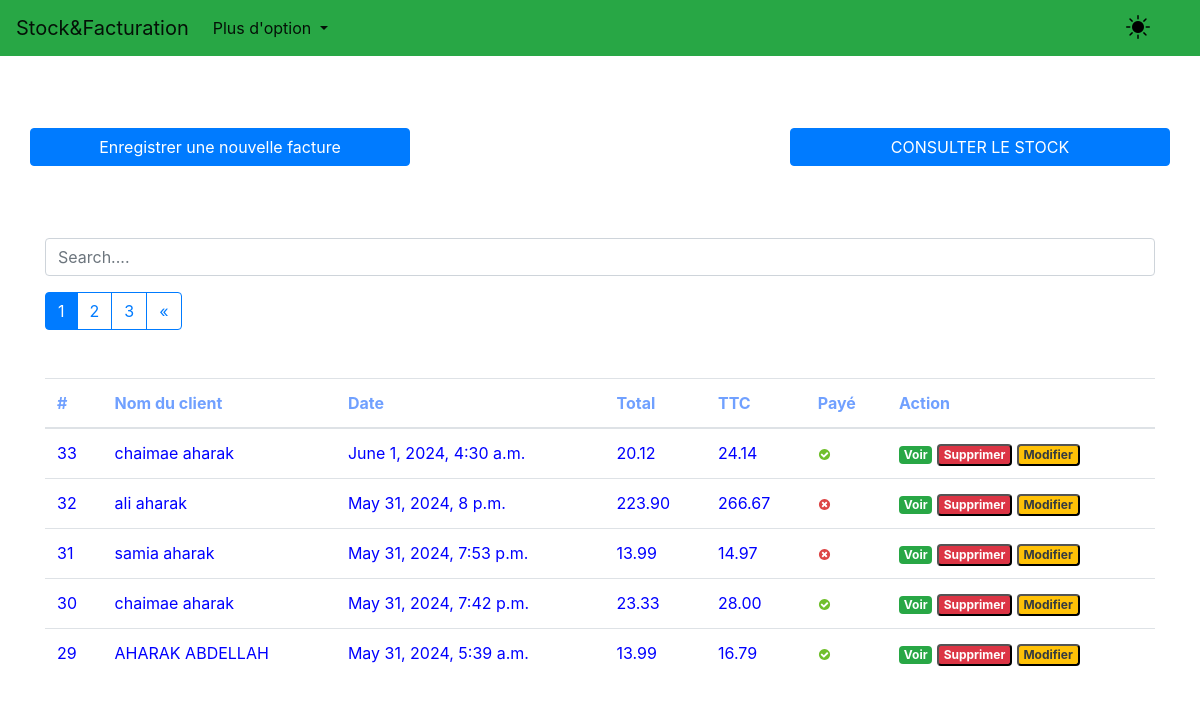
The page /home on the database its author committed.
### app/models.py (models this page shows, shortened)
class Facture(models.Model):
     ModeType={
          ('C', _('CHEQUE')),
          ('E', _('ESPACE')),
     }
     client = models.CharField(max_length=132)
     Nemero = models.IntegerField()
     facture_date_time = models.DateTimeField(auto_now_add=True)
     total =  models.DecimalField(max_digits =10 , decimal_places=2)# Exemple avec 10 chiffres au maximum et 2 chiffres après la virgule
     last_update_date = models.DateTimeField(null = True, blank=True)
     paid = models.BooleanField(default=False)
     TTC = models.DecimalField(max_digits =10 , decimal_places=2)
     TYPE =  models.CharField(max_length=1, choices=ModeType)
     class Meta:
          verbose_name = "Facture"
          verbose_name_plural ="Factures"

### app/views.py (the view, shortened to what this page needs)
# urls.py: path('home' ,views.HomeView.as_view() , name='Home'),
class HomeView(View):
    template_name="home.html"
    factures = Facture.objects.all().order_by('-facture_date_time')
    context={
        'factures': factures
    }
    def get(self, request, *args, **kwargs):
        items = pagination(request, self.factures)
        self.context['factures'] = items
        return render(request, self.template_name,self.context)

### app/utils.py (called while the page is built)
def pagination(request, factures):
        default_page = 1
        page = request.GET.get('page', default_page)
        items_per_page = 5
        paginator = Paginator(factures, items_per_page)
        try:
            items_page = paginator.page(page)
        except PageNotAnInteger:
            items_page = paginator.page(default_page)
        except EmptyPage:
            items_page = paginator.page(paginator.num_pages)
        return items_page

### app/templates/home.html (shortened to what this page needs)
{% extends "index.html" %}
{% load static %}
{% block content %}
<br><br>
<div class="row">
   <a href="{% url 'Facture' %}" class="btn col-md-4 btn-primary">
      Enregistrer une nouvelle facture
   </a>
   <a href="#" class="btn col-md-4">
   </a>
   <a href="{% url 'Stock' %}" class="btn col-md-4 btn-primary">
       CONSULTER LE STOCK
   </a>
</div>
<br><br><br>
<div class="form-group ">
    <input id="search" class="form-control" type="text" placeholder="Search....">
  </div>
  <div>
    <table class="table table-striped-colums">
      <thead>
         <tr>
             <th scope="col">#</th>
             <th scope="col">Nom du client</th>
             <th scope="col">Date</th>
             <th scope="col">Total</th>
             <th scope="col">TTC</th>
             <th scope="col">Payé</th>
             <th scope="col">Action</th>
         </tr>
     </thead>
       <tbody id="myTable" style="color: #0000FF;">
        {% if factures %}
        {% for facture in factures %}
        <tr>
           <td scope="row">{{ facture.pk }}</td>
           <td>{{facture.client}}</td>
           <td>{{facture.facture_date_time }}</td>
           <td>{{facture.total }}</td>
           <td>{{facture.TTC }}</td>
           <td>
              {% if facture.paid %}
              <img src="{% static 'img/icon-yes.svg' %}" alt="True">
              {% else %}
              <img src="{% static 'img/icon-no.svg' %}" alt="False">
              {% endif %}
           </td>
           <td>
              <a href="{% url 'facture' pk=facture.pk  %}" title="Detail" class="badge text-white bg-success m-30">Voir</a>
              <button id="btn-invoice-sup" type="button" data-toggle="modal" data-target="#supprimer"
                 class="badge text-white bg-danger m-20" title="Supprimer" data-id="{{ facture.pk }}"
                 data-customer="{{facture.client}}">Supprimer
              </button>
              <button id="btn-invoice-mod" type="button" data-toggle="modal" title="Modifier" data-target="#modifier"
                 data-id="{{facture.pk}}" data-customer="{{facture.client}}"
                 class="badge text-dark bg-warning m-20"> Modifier
              </button>
           </td>
        </tr>
        {% endfor %}
        {% if factures.has_other_pages %}
         <div class="btn-group" role="group" aria-label="Item pagination">
           {% for page_number in factures.paginator.page_range %}
              {% if factures.number == page_number %}
                 <button class="btn btn-outline-primary active">
                    <span> {{page_number}} <span class="sr-only">(current)</span></span>
                 </button>
                 {% else %}
                    <a href="?page={{page_number}}" class="btn btn-outline-primary">
                       {{ page_number }}
                    </a>
              {% endif %}
           {% endfor %}
           {% if factures.has_next %}
              <a href="?page={{ factures.next_page_number }}" class="btn btn-outline-primary">&laquo;</a>
           {% endif %}
        </div>
        {% endif %}
        <br><br><br>
            {% else %}
        <p class="text-center text-primary">No factures found.</p>
        {% endif %}
      </tbody>
      </table>
    </div>
      <br><br>
{% endblock content %}

### app/templates/index.html (shortened to what this page needs)
<!DOCTYPE html>
{% load static %}
<html lang="en">
<head>
     <link rel="stylesheet" href="https://cdn.jsdelivr.net/npm/bootstrap@4.6.2/dist/css/bootstrap.min.css"
>
     <link rel="stylesheet" href="{% static 'css/bootstrap.css' %}">
     <link rel="stylesheet" href="{% static 'css/style.css' %}">
     <link href='https://unpkg.com/boxicons@2.1.4/css/boxicons.min.css' rel='stylesheet'>
     <link rel="stylesheet" href="https://cdnjs.cloudflare.com/ajax/libs/font-awesome/4.7.0/css/font-awesome.min.css">
     <link rel="stylesheet" href="https://cdn.jsdelivr.net/npm/bootstrap-icons@1.3.0/font/bootstrap-icons.css" />
</head>
<body>
   <header>
   <nav class="navbar navbar-expand-lg navbar-light bg-success navIcon">
    <a class="navbar-brand" href="{% url 'Home' %}"> Stock&Facturation </a>
    <div class="collapse navbar-collapse" id="navbarNavDropdown">
      <ul class="navbar-nav">
        <li class="nav-item dropdown active">
          <a class="nav-link dropdown-toggle"  id="navbarDropdownMenuLink" data-toggle="dropdown" aria-haspopup="true" aria-expanded="false" >
           Plus d'option
          </a>
        </li>
        <li class="nav-item ">
          <i class="bi bi-brightness-high-fill" id="toggleDark"></i>
        </li>
      </ul>
    </div>
  </nav>
  </header>
  <div class="container">
    <div class="wrapper">
      <br>
    </div>
  </div>
  <div class="container">
    {% block content %}
    {% endblock content %}
  </div>
</body>
</html>

### static/css/style.css (style rules this page uses)
table th { color: #70a0ff; }
.navIcon { position: relative; }
.navIcon i { position: absolute; right: 50px; top: 50%; font-size: 24px; transform: translateY(-50%); }

### rows shown on the page
Facture: pk "33", client "chaimae aharak", facture_date_time "June 1, 2024, 4:30 a.m.", total "20.12", TTC "24.14", paid True (drawn)
Facture: pk "32", client "ali aharak", facture_date_time "May 31, 2024, 8 p.m.", total "223.90", TTC "266.67", paid False (drawn)
Facture: pk "31", client "samia aharak", facture_date_time "May 31, 2024, 7:53 p.m.", total "13.99", TTC "14.97", paid False (drawn)
Facture: pk "30", client "chaimae aharak", facture_date_time "May 31, 2024, 7:42 p.m.", total "23.33", TTC "28.00", paid True (drawn)
Facture: pk "29", client "AHARAK ABDELLAH", facture_date_time "May 31, 2024, 5:39 a.m.", total "13.99", TTC "16.79", paid True (drawn)

### other values the page prints
{{ page_number }} "1"
{{ page_number }} "2" "3"
